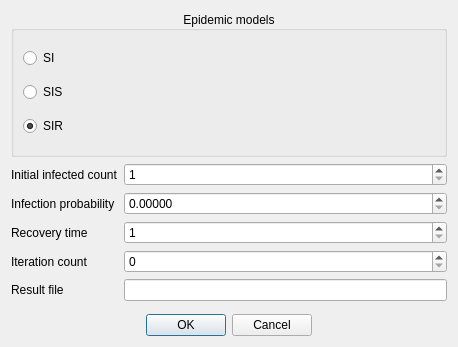
<?xml version="1.0" encoding="UTF-8"?>
<ui version="4.0">
 <class>EpidemicDialog</class>
 <widget class="QDialog" name="EpidemicDialog">
  <property name="geometry">
   <rect>
    <x>0</x>
    <y>0</y>
    <width>458</width>
    <height>347</height>
   </rect>
  </property>
  <property name="windowTitle">
   <string>Epidemic simulation</string>
  </property>
  <layout class="QVBoxLayout" name="verticalLayout">
   <item>
    <widget class="QGroupBox" name="groupBox">
     <property name="title">
      <string>Epidemic models</string>
     </property>
     <property name="alignment">
      <set>Qt::AlignCenter</set>
     </property>
     <layout class="QVBoxLayout" name="verticalLayout_3">
      <item>
       <widget class="QRadioButton" name="rbSI">
        <property name="text">
         <string>SI</string>
        </property>
       </widget>
      </item>
      <item>
       <widget class="QRadioButton" name="rbSIS">
        <property name="text">
         <string>SIS</string>
        </property>
       </widget>
      </item>
      <item>
       <widget class="QRadioButton" name="rbSIR">
        <property name="text">
         <string>SIR</string>
        </property>
        <property name="checked">
         <bool>true</bool>
        </property>
       </widget>
      </item>
     </layout>
    </widget>
   </item>
   <item>
    <layout class="QFormLayout" name="formLayout">
     <item row="2" column="0">
      <widget class="QLabel" name="label">
       <property name="text">
        <string>Initial infected count</string>
       </property>
      </widget>
     </item>
     <item row="3" column="0">
      <widget class="QLabel" name="label_2">
       <property name="text">
        <string>Infection probability</string>
       </property>
      </widget>
     </item>
     <item row="4" column="0">
      <widget class="QLabel" name="label_3">
       <property name="text">
        <string>Recovery time</string>
       </property>
      </widget>
     </item>
     <item row="5" column="0">
      <widget class="QLabel" name="label_4">
       <property name="text">
        <string>Iteration count</string>
       </property>
      </widget>
     </item>
     <item row="2" column="1">
      <widget class="QSpinBox" name="tbInitialInfected">
       <property name="minimum">
        <number>1</number>
       </property>
       <property name="maximum">
        <number>9999</number>
       </property>
      </widget>
     </item>
     <item row="3" column="1">
      <widget class="QDoubleSpinBox" name="tbInfectionProb">
       <property name="decimals">
        <number>5</number>
       </property>
       <property name="maximum">
        <double>1.000000000000000</double>
       </property>
       <property name="singleStep">
        <double>0.100000000000000</double>
       </property>
      </widget>
     </item>
     <item row="4" column="1">
      <widget class="QSpinBox" name="tbRecoveryTime">
       <property name="minimum">
        <number>1</number>
       </property>
       <property name="maximum">
        <number>9999</number>
       </property>
      </widget>
     </item>
     <item row="5" column="1">
      <widget class="QSpinBox" name="tbIterationCount">
       <property name="maximum">
        <number>9999</number>
       </property>
      </widget>
     </item>
     <item row="6" column="1">
      <widget class="QLineEdit" name="tbResult"/>
     </item>
     <item row="6" column="0">
      <widget class="QLabel" name="label_5">
       <property name="text">
        <string>Result file</string>
       </property>
      </widget>
     </item>
    </layout>
   </item>
   <item>
    <widget class="QDialogButtonBox" name="buttonBox">
     <property name="orientation">
      <enum>Qt::Horizontal</enum>
     </property>
     <property name="standardButtons">
      <set>QDialogButtonBox::Cancel|QDialogButtonBox::Ok</set>
     </property>
     <property name="centerButtons">
      <bool>true</bool>
     </property>
    </widget>
   </item>
  </layout>
 </widget>
 <resources/>
 <connections>
  <connection>
   <sender>buttonBox</sender>
   <signal>accepted()</signal>
   <receiver>EpidemicDialog</receiver>
   <slot>accept()</slot>
   <hints>
    <hint type="sourcelabel">
     <x>248</x>
     <y>254</y>
    </hint>
    <hint type="destinationlabel">
     <x>157</x>
     <y>274</y>
    </hint>
   </hints>
  </connection>
  <connection>
   <sender>buttonBox</sender>
   <signal>rejected()</signal>
   <receiver>EpidemicDialog</receiver>
   <slot>reject()</slot>
   <hints>
    <hint type="sourcelabel">
     <x>316</x>
     <y>260</y>
    </hint>
    <hint type="destinationlabel">
     <x>286</x>
     <y>274</y>
    </hint>
   </hints>
  </connection>
 </connections>
</ui>
